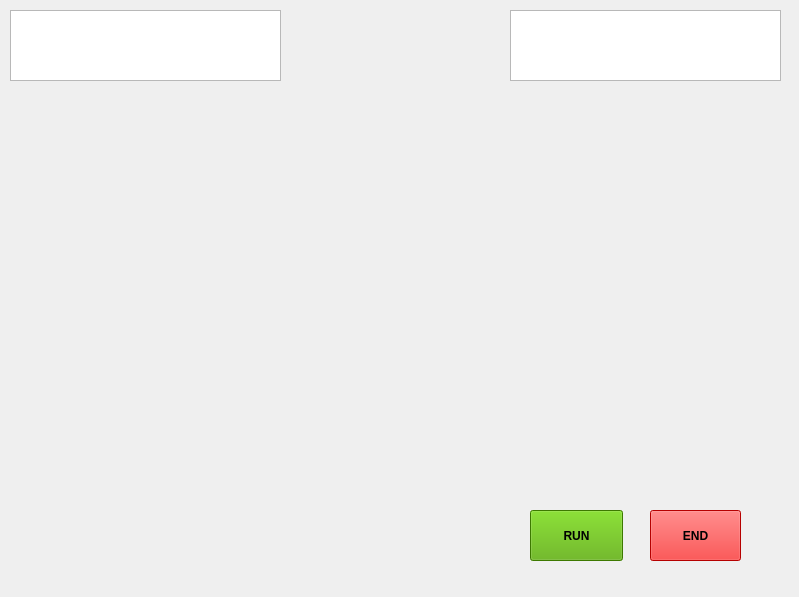
<?xml version="1.0" encoding="UTF-8"?>
<ui version="4.0">
 <class>vaaniUi</class>
 <widget class="QMainWindow" name="vaaniUi">
  <property name="geometry">
   <rect>
    <x>0</x>
    <y>0</y>
    <width>799</width>
    <height>597</height>
   </rect>
  </property>
  <property name="windowTitle">
   <string>MainWindow</string>
  </property>
  <widget class="QWidget" name="centralwidget">
   <widget class="QLabel" name="label">
    <property name="geometry">
     <rect>
      <x>0</x>
      <y>-10</y>
      <width>811</width>
      <height>611</height>
     </rect>
    </property>
    <property name="text">
     <string/>
    </property>
    <property name="pixmap">
     <pixmap>../../../anime1.gif</pixmap>
    </property>
   </widget>
   <widget class="QPushButton" name="pushButton">
    <property name="geometry">
     <rect>
      <x>530</x>
      <y>510</y>
      <width>93</width>
      <height>51</height>
     </rect>
    </property>
    <property name="font">
     <font>
      <family>System</family>
      <weight>75</weight>
      <bold>true</bold>
     </font>
    </property>
    <property name="styleSheet">
     <string notr="true">background-color: rgb(85, 170, 0);</string>
    </property>
    <property name="text">
     <string>RUN</string>
    </property>
   </widget>
   <widget class="QPushButton" name="pushButton_2">
    <property name="geometry">
     <rect>
      <x>650</x>
      <y>510</y>
      <width>91</width>
      <height>51</height>
     </rect>
    </property>
    <property name="font">
     <font>
      <family>System</family>
      <weight>75</weight>
      <bold>true</bold>
     </font>
    </property>
    <property name="styleSheet">
     <string notr="true">background-color: rgb(255, 0, 0);</string>
    </property>
    <property name="text">
     <string>END</string>
    </property>
   </widget>
   <widget class="QTextBrowser" name="textBrowser">
    <property name="geometry">
     <rect>
      <x>10</x>
      <y>10</y>
      <width>271</width>
      <height>71</height>
     </rect>
    </property>
    <property name="styleSheet">
     <string notr="true">background: &quot;transparent&quot;;
font:&quot;System&quot;;</string>
    </property>
   </widget>
   <widget class="QTextBrowser" name="textBrowser_2">
    <property name="geometry">
     <rect>
      <x>510</x>
      <y>10</y>
      <width>271</width>
      <height>71</height>
     </rect>
    </property>
    <property name="styleSheet">
     <string notr="true">font: 75 8pt &quot;System&quot;;
background: &quot;transparent&quot;;</string>
    </property>
   </widget>
  </widget>
 </widget>
 <resources/>
 <connections/>
</ui>
